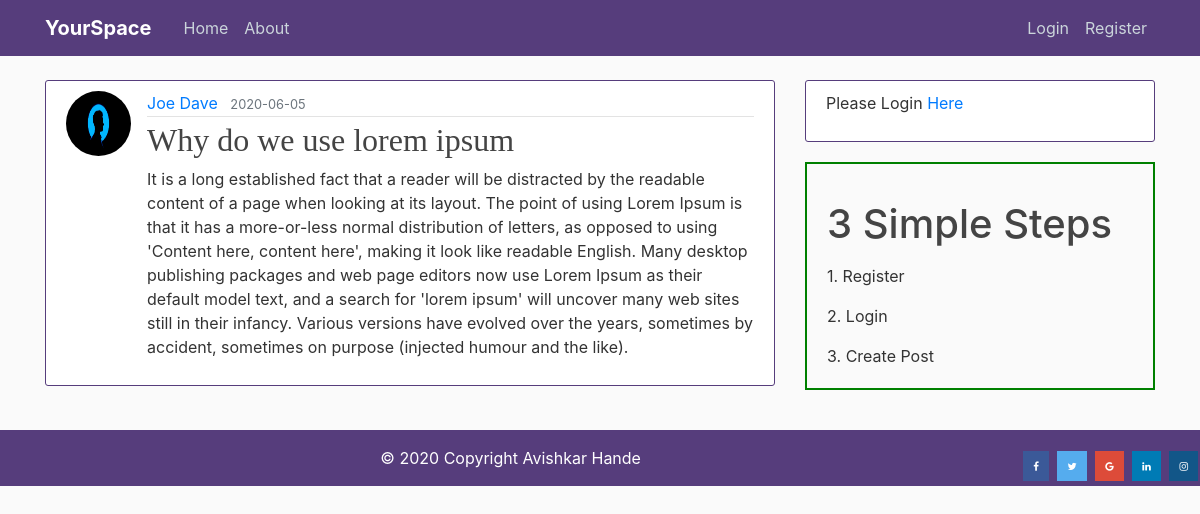
Page /post/7 on the committed database.
### flaskblog/models.py (models this page shows, shortened)
class User(db.Model, UserMixin):
    id = db.Column(db.Integer, primary_key=True)
    username = db.Column(db.String(20), unique=True, nullable=False)
    email = db.Column(db.String(120), unique=True, nullable=False)
    image_file = db.Column(db.String(20), nullable=False, default='default.jpg')
    password = db.Column(db.String(60), nullable=False)
    posts = db.relationship('Post', backref='author', lazy=True)

class Post(db.Model):
    id = db.Column(db.Integer, primary_key=True)
    title = db.Column(db.String(100), nullable=False)
    date_posted = db.Column(db.DateTime, nullable=False, default=datetime.utcnow)
    content = db.Column(db.Text, nullable=False)
    user_id = db.Column(db.Integer, db.ForeignKey('user.id'), nullable=False)

### flaskblog/posts/routes.py (the view)
@posts.route("/post/<int:post_id>")
def post(post_id):
    post = Post.query.get_or_404(post_id)
    return render_template('post.html', title=post.title, post=post)

### flaskblog/templates/post.html (shortened to what this page needs)
{% extends "layout.html" %}
{% block content %}
  <article class="media content-section">
    <img class="rounded-circle article-img" src="{{ url_for('static', filename='profile_pics/' + post.author.image_file) }}">
    <div class="media-body">
      <div class="article-metadata">
        <a class="mr-2" href="{{ url_for('users.user_posts', username=post.author.username) }}">{{ post.author.username }}</a>
        <small class="text-muted">{{ post.date_posted.strftime('%Y-%m-%d') }}</small>
      </div>
      <h2 class="article-title">{{ post.title }}</h2>
      <p class="article-content">{{ post.content }}</p>
    </div>
  </article>
{% endblock content %}

### flaskblog/static/main.css (style rules this page uses)
body { background: #fafafa; color: #333333; margin-top: 5rem; }
h1, h2, h3, h4, h5, h6 { color: #444444; }
.content-section { background: #ffffff; padding: 10px 20px; border: 1px solid #563d7c; border-radius: 3px; margin-bottom: 20px; }
.article-title { color: #444444; font-family: DauphinPlain,alegreyabold_italic, serif }
.article-content { white-space: pre-line; }
.article-img { height: 65px; width: 65px; margin-right: 16px; }
.article-metadata { padding-bottom: 1px; margin-bottom: 4px; border-bottom: 1px solid #e3e3e3 }

### rows in the picture
User: image_file (picture), author.username "Joe Dave"
Post: date_posted "2020-06-05", title "Why do we use lorem ipsum", content "It is a long established fact that a reader will be distracted by the readable content of a page when looking at its layout. The point of using Lorem Ipsum is that it has a more-or-less normal distribution of letters, as opposed to using 'Content here, content here', making it look like readable English. Many desktop publishing packages and web page editors now use Lorem Ipsum as their default model text, and a search for 'lorem ipsum' will uncover many web sites still in their infancy. Various versions have evolved over the years, sometimes by accident, sometimes on purpose (injected humour and the like)."
